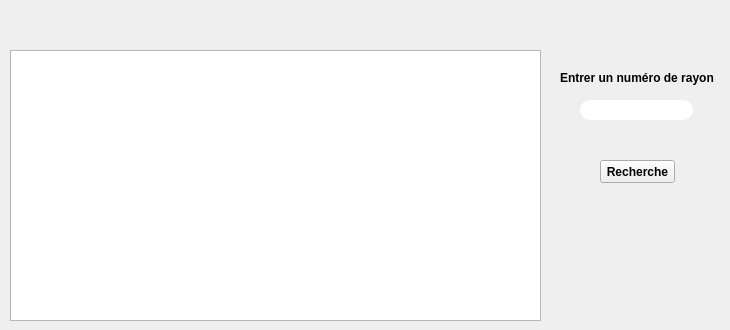
     <widget class="QWidget" name="tab_8">
      <attribute name="title">
       <string>Afficher rayon</string>
      </attribute>
      <widget class="QTableView" name="tableView_r">
       <property name="geometry">
        <rect>
         <x>10</x>
         <y>50</y>
         <width>531</width>
         <height>271</height>
        </rect>
       </property>
       <property name="font">
        <font>
         <weight>75</weight>
         <bold>true</bold>
        </font>
       </property>
      </widget>
      <widget class="QLabel" name="label_ID_Recherche_4">
       <property name="geometry">
        <rect>
         <x>560</x>
         <y>70</y>
         <width>161</width>
         <height>16</height>
        </rect>
       </property>
       <property name="font">
        <font>
         <weight>75</weight>
         <bold>true</bold>
        </font>
       </property>
       <property name="text">
        <string>Entrer un numéro de rayon</string>
       </property>
      </widget>
      <widget class="QLineEdit" name="lineEdit_recherche_4">
       <property name="geometry">
        <rect>
         <x>580</x>
         <y>100</y>
         <width>113</width>
         <height>20</height>
        </rect>
       </property>
       <property name="font">
        <font>
         <weight>75</weight>
         <bold>true</bold>
        </font>
       </property>
       <property name="whatsThis">
        <string/>
       </property>
       <property name="styleSheet">
        <string notr="true">border-radius:10px;
background-color: rgb(255, 255, 255);</string>
       </property>
       <property name="inputMethodHints">
        <set>Qt::ImhNone</set>
       </property>
       <property name="inputMask">
        <string/>
       </property>
       <property name="text">
        <string/>
       </property>
       <property name="echoMode">
        <enum>QLineEdit::Normal</enum>
       </property>
       <property name="clearButtonEnabled">
        <bool>true</bool>
       </property>
      </widget>
      <widget class="QPushButton" name="pushButton_recherche_4">
       <property name="geometry">
        <rect>
         <x>600</x>
         <y>160</y>
         <width>75</width>
         <height>23</height>
        </rect>
       </property>
       <property name="font">
        <font>
         <weight>75</weight>
         <bold>true</bold>
        </font>
       </property>
       <property name="text">
        <string>Recherche</string>
       </property>
      </widget>
     </widget>
